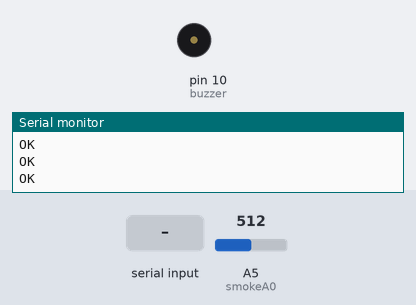
A sketch run on a simulated Arduino Uno, built with avr-gcc and run on an emulated ATmega328P. Parts: buzzer (waves = sounding), the last lines printed to the serial monitor. Inputs (shaded band) come from the test bench; at power-on: A5 (smokeA0) = 512. The modem accepts every AT command (registered, SIM ready, sends succeed) and sends nothing else.

Above: at 3.8 s.
3.9 s: "*" received over the second serial link
At 5.1 s:
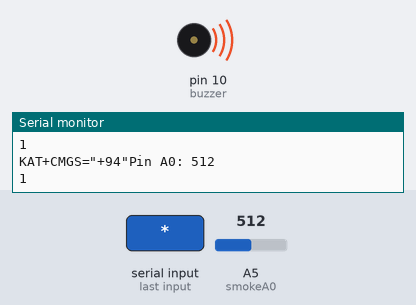
6.2 s: A5 (smokeA0) set to 106
7.8 s: A5 (smokeA0) set to 95
At 8.3 s:
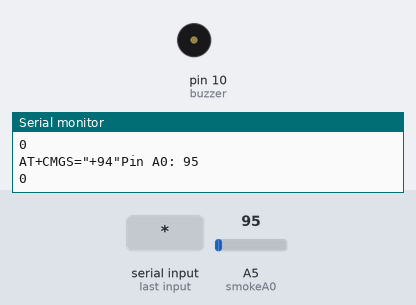
9.3 s: A5 (smokeA0) set to 122
At 10.6 s:
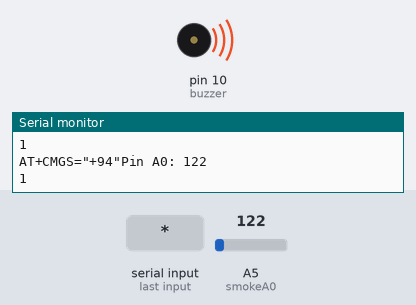
Timing chart, 0 to 12.3 s (numbered marks = the images above; inputs shaded):
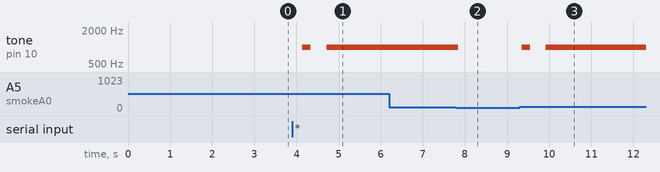

The sketch:

ATMega_code.ino
```cpp
#include <SoftwareSerial.h>

SoftwareSerial mySerial(7, 8);
int ledPin = 11;
int buzzer = 10;
int smokeA0 = A5;
int MessageSend =0;

bool numberAdded = true;
char msg[200];
int i = 0;
bool store = false;
String fullNumber;

// Your threshold value
int sensorThres = 100;
void setup()

{

  mySerial.begin(9600);   // Setting the baud rate of GSM Module
  pinMode(buzzer, OUTPUT);
  pinMode(smokeA0, INPUT);
  Serial.begin(9600);    // Setting the baud rate of Serial Monitor (Arduino)
  Serial.println("GSM SIM 800A BEGIN ");
  delay(100);

  Serial.println("Initializing...");
  delay(1000);

  mySerial.println("AT"); //Once the handshake test is successful, it will back to OK
  updateSerial();

  mySerial.println("AT+CMGF=1"); // Configuring TEXT mode
  updateSerial();
  mySerial.println("AT+CNMI=1,2,0,0,0"); // Decides how newly arrived SMS messages should be handled
  updateSerial();

}

void loop()

{

  if(numberAdded){
        updateSerial();

        if(store){
          String number = String(msg);
          Serial.print("Num: ");
          Serial.print(number.substring(2));

          fullNumber = "+94" + number.substring(2);
          Serial.print("Number Success: " + fullNumber);

          numberAdded = false;
        }


  }else{
        Serial.print("AT+CMGS=\""+fullNumber+"\"");
        int analogSensor = analogRead(smokeA0);
        Serial.print("Pin A0: ");
        Serial.println(analogSensor);
        Serial.println(MessageSend);
        // Checks if it has reached the threshold value
        if (analogSensor > sensorThres)
        {
          tone(buzzer, 1000, 200);

          digitalWrite(ledPin, HIGH);

          if (MessageSend ==0){
            SendMessage();
            MessageSend=1;
          }

        }
        else
        {
          noTone(buzzer);
          digitalWrite(ledPin, LOW);
          MessageSend =0;
        }
        delay(100);


       if (mySerial.available()>0)

         Serial.write(mySerial.read());
    }


}

 void SendMessage()
{

  mySerial.println("AT+CMGF=1");    //Sets the GSM Module in Text Mode

  delay(100);  // Delay of 1000 milli seconds or 1 second

  //mySerial.println("AT+CMGS=\""+fullNumber+"\"\r"); // Replace x with mobile number
  mySerial.println("AT+CMGS=\""+fullNumber+"\""); // Replace x with mobile number

  delay(100);

  mySerial.println("Warning!!!  Gas leakage has been detected");// The SMS text you want to send

  delay(100);

  mySerial.println((char)26);// ASCII code of CTRL+Z

  delay(100);

}

void updateSerial()
{
  delay(500);
  while (Serial.available())
  {
    mySerial.write(Serial.read());//Forward what Serial received to Software Serial Port
  }

  while(mySerial.available())
  {
    char msgChar = mySerial.read();
    if(msgChar=='*') store = true;
    Serial.write(msgChar);//Forward what Software Serial received to Serial Port

    if(store){
      msg[i] = msgChar;
      i++;
    }
  }
}
```

Measured:
- the behaviour switches between 101 and 100 on A5 (smokeA0) (found by bisection; images 1 and 2)
- after the input at 3.9 s, tone on pin 10 (buzzer): silent → 1000 Hz after 0.24 s, → silent 0.20 s later, → 1000 Hz 0.38 s later
- after the input at 7.8 s, tone on pin 10 (buzzer): 1000 Hz → silent at once
- after the input at 9.3 s, tone on pin 10 (buzzer): silent → 1000 Hz after 0.05 s, → silent 0.20 s later, → 1000 Hz 0.38 s later
